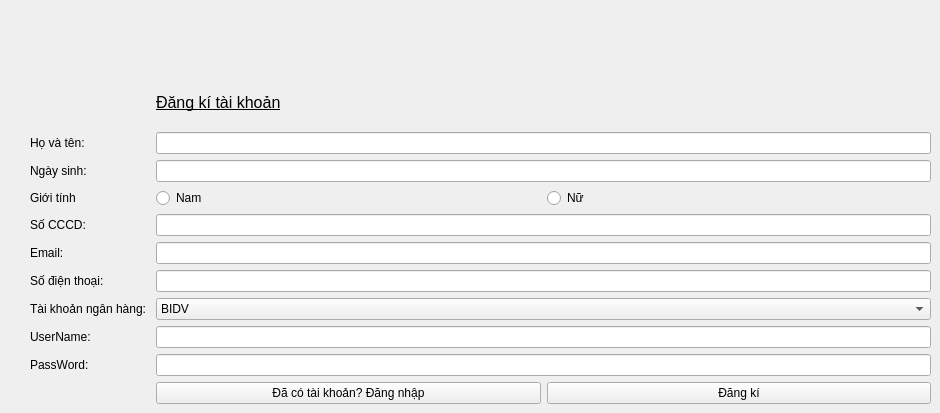
    <widget class="QWidget" name="page_dangki">
     <widget class="QWidget" name="gridLayoutWidget">
      <property name="geometry">
       <rect>
        <x>30</x>
        <y>80</y>
        <width>901</width>
        <height>324</height>
       </rect>
      </property>
      <layout class="QGridLayout" name="gridLayout">
       <item row="3" column="1">
        <layout class="QHBoxLayout" name="horizontalLayout">
         <item>
          <widget class="QRadioButton" name="radioButton_dk_nam">
           <property name="text">
            <string>Nam</string>
           </property>
          </widget>
         </item>
         <item>
          <widget class="QRadioButton" name="radioButton_dk_nu">
           <property name="text">
            <string>Nữ</string>
           </property>
          </widget>
         </item>
        </layout>
       </item>
       <item row="5" column="0">
        <widget class="QLabel" name="label_4">
         <property name="text">
          <string>Email:</string>
         </property>
        </widget>
       </item>
       <item row="10" column="1">
        <layout class="QHBoxLayout" name="horizontalLayout_2">
         <item>
          <widget class="QPushButton" name="pushButton_dk_dang_nhap">
           <property name="text">
            <string>Đã có tài khoản? Đăng nhập</string>
           </property>
          </widget>
         </item>
         <item>
          <widget class="QPushButton" name="pushButton_dk_dang_ki">
           <property name="text">
            <string>Đăng kí</string>
           </property>
          </widget>
         </item>
        </layout>
       </item>
       <item row="7" column="0">
        <widget class="QLabel" name="label_6">
         <property name="text">
          <string>Tài khoản ngân hàng: </string>
         </property>
        </widget>
       </item>
       <item row="1" column="1">
        <widget class="QLineEdit" name="lineEdit_dk_ho_va_ten"/>
       </item>
       <item row="2" column="1">
        <widget class="QLineEdit" name="lineEdit_dk_ngay_sinh"/>
       </item>
       <item row="4" column="1">
        <widget class="QLineEdit" name="lineEdit_dk_cccd"/>
       </item>
       <item row="6" column="1">
        <widget class="QLineEdit" name="lineEdit_dk_sdt"/>
       </item>
       <item row="5" column="1">
        <widget class="QLineEdit" name="lineEdit_dk_email"/>
       </item>
       <item row="6" column="0">
        <widget class="QLabel" name="label_5">
         <property name="text">
          <string>Số điện thoại: </string>
         </property>
        </widget>
       </item>
       <item row="3" column="0">
        <widget class="QLabel" name="label_8">
         <property name="text">
          <string>Giới tính</string>
         </property>
        </widget>
       </item>
       <item row="1" column="0">
        <widget class="QLabel" name="label_3">
         <property name="text">
          <string>Họ và tên:</string>
         </property>
        </widget>
       </item>
       <item row="2" column="0">
        <widget class="QLabel" name="label_2">
         <property name="text">
          <string>Ngày sinh:</string>
         </property>
        </widget>
       </item>
       <item row="4" column="0">
        <widget class="QLabel" name="label">
         <property name="text">
          <string>Số CCCD:</string>
         </property>
        </widget>
       </item>
       <item row="0" column="1">
        <widget class="QLabel" name="label_7">
         <property name="text">
          <string>&lt;html&gt;&lt;head/&gt;&lt;body&gt;&lt;p&gt;&lt;span style=&quot; font-size:12pt; text-decoration: underline;&quot;&gt;Đăng kí tài khoản&lt;/span&gt;&lt;/p&gt;&lt;/body&gt;&lt;/html&gt;</string>
         </property>
        </widget>
       </item>
       <item row="7" column="1">
        <widget class="QComboBox" name="comboBox_dk_tknn">
         <item>
          <property name="text">
           <string>BIDV</string>
          </property>
         </item>
         <item>
          <property name="text">
           <string>VCB</string>
          </property>
         </item>
         <item>
          <property name="text">
           <string>MB</string>
          </property>
         </item>
         <item>
          <property name="text">
           <string>TPBank</string>
          </property>
         </item>
         <item>
          <property name="text">
           <string>Agribank</string>
          </property>
         </item>
        </widget>
       </item>
       <item row="8" column="0">
        <widget class="QLabel" name="label_11">
         <property name="text">
          <string>UserName:</string>
         </property>
        </widget>
       </item>
       <item row="9" column="0">
        <widget class="QLabel" name="label_13">
         <property name="text">
          <string>PassWord:</string>
         </property>
        </widget>
       </item>
       <item row="9" column="1">
        <widget class="QLineEdit" name="lineEdit_dk_pw"/>
       </item>
       <item row="8" column="1">
        <widget class="QLineEdit" name="lineEdit_dk_un"/>
       </item>
      </layout>
     </widget>
    </widget>
